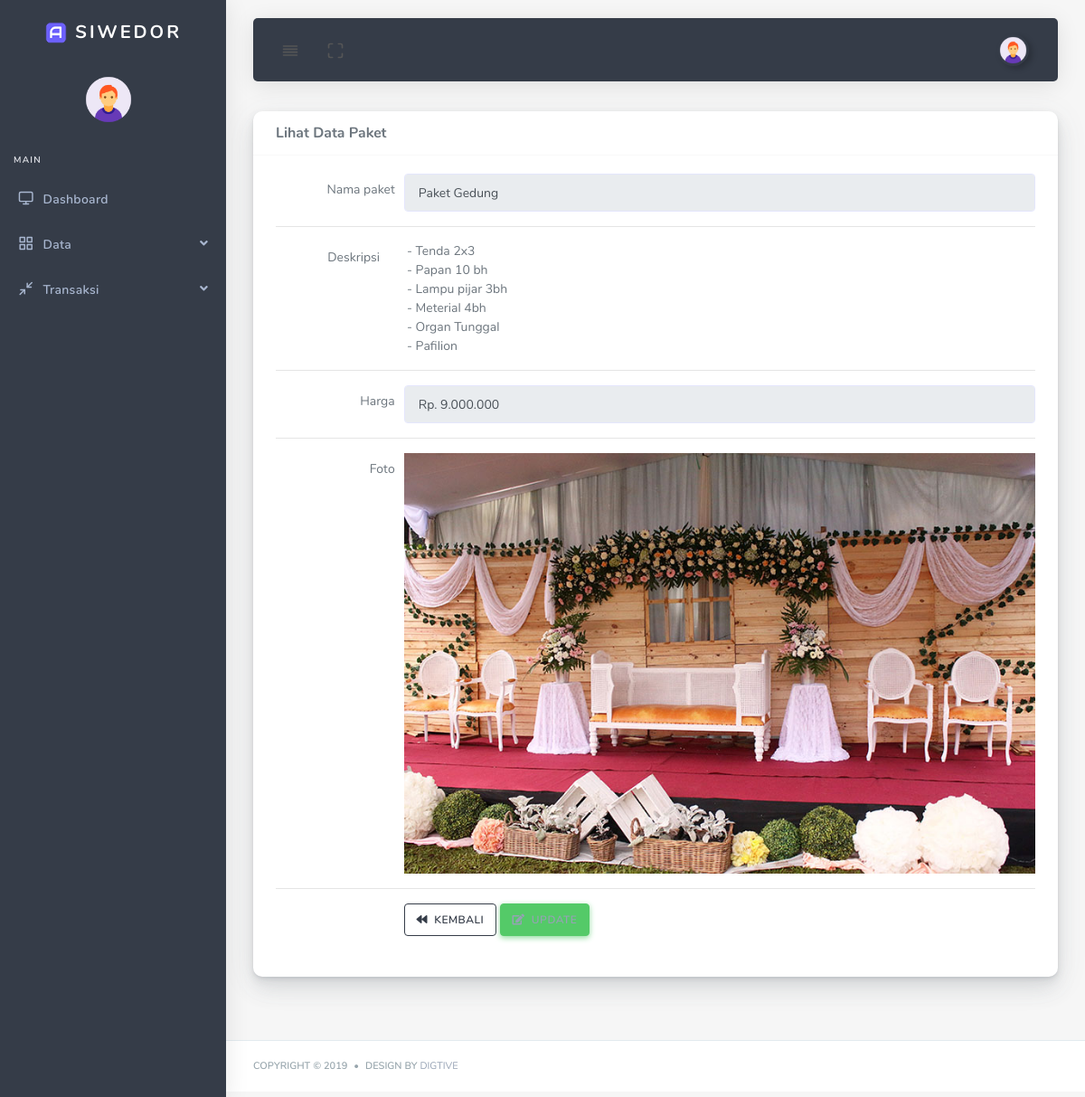
The page /admin/paket/lihat/2 on the database its author committed.
### tables this page shows
CREATE TABLE `tb_paket` (
  `paket_id` int(11) NOT NULL,
  `paket_nama` text NOT NULL,
  `paket_harga` bigint(20) NOT NULL,
  `paket_foto` text NOT NULL,
  `paket_deskripsi` text NOT NULL,
  `paket_dari` int(11) NOT NULL,
  `paket_date_created` datetime NOT NULL DEFAULT current_timestamp()
);

### application/controllers/backend/PaketController.php (called while the page is built, shortened)
<?php
class PaketController extends CI_Controller
{
	public function __construct()
	{
		$model = array('PaketModel','PaketModel','CrudModel');
		$helper = array('nominal');
		$this->load->model($model);
		$this->load->helper($helper);
	}
	public function lihat($id){
		$data = array(
			'title' => 'Lihat Data paket | Wedding Organizer',
			'page_title' => 'Lihat Data paket',
			'icon_title' => 'fa-product-hunt',
			'paket' => $this->PaketModel->lihat_satu_paket($id)
		);
		$this->load->view('backend/templates/header', $data);
		$this->load->view('backend/paket/lihat',$data);
		$this->load->view('backend/templates/footer');
	}
}

### index.php (called while the page is built, shortened)
<?php
require_once BASEPATH.'core/CodeIgniter.php';

### application/models/PaketModel.php (called while the page is built, shortened)
<?php
class PaketModel extends CI_Model {
	public function lihat_satu_paket($id){
		$this->db->select('*');
		$this->db->from('tb_paket');
		$this->db->join('tb_vendor','tb_vendor.vendor_id = tb_paket.paket_dari');
		$this->db->where('tb_paket.paket_id',$id);
		$query = $this->db->get();
		return $query->row_array();
	}
}

### application/helpers/nominal_helper.php (called while the page is built)
<?php  if ( ! defined('BASEPATH')) exit('No direct script access allowed');
if (!function_exists('nominal')) {
	function nominal($angka){
		$jd = number_format($angka, 0, ',', '.');
		return $jd;
	}
}

### application/views/backend/paket/lihat.php (the view)
<div class="card">
	<div class="card-header">
		<h4>Lihat Data Paket</h4>
	</div>
<div class="card-body">
	<?= form_open('admin/paket/update/'.$paket['paket_id'],array('enctype'=>'multipart/form-data')) ?>
	<div class="form-row">
		<label class="col-md-2 col-sm-3 col-form-label text-sm-right"
			   for="normal-input-1">Nama paket</label>
		<div class="col-md-10 col-sm-9">
			<input type="text" class="form-control" id="normal-input-1"
				   placeholder="Nama paket" name="nama" readonly value="<?=$paket['paket_nama']?>" autocomplete="off">
		</div>
	</div>
	<hr class="border-dashed my-8">
	<div class="row">
		<label class="col-md-2 col-sm-3 col-form-label text-sm-right"
			   for="text-area-1-1">Deskripsi</label>
		<div class="col-md-10 col-sm-9">
			<?php
                        $deskripsi= explode('-',$paket['paket_deskripsi']);
                        ?>
             <?php for ($i = 0; $i < count($deskripsi)-1 ; $i++) {
                        echo '-'.$deskripsi[$i+1].'<br>';
                    } ?>
		</div>
	</div>
	<hr class="border-dashed my-8">
	<div class="form-row">
		<label class="col-md-2 col-sm-3 col-form-label text-sm-right"
			   for="normal-input-1">Harga</label>
		<div class="col-md-10 col-sm-9">
			<input type="text" class="form-control" id="normal-input-1" name="harga"
				   placeholder="Harga" readonly value="Rp. <?=nominal($paket['paket_harga'])?>" autocomplete="off">
		</div>
	</div>
	<hr class="border-dashed my-8">
	<div class="form-row">
		<label class="col-md-2 col-sm-3 col-form-label text-sm-right"
			   for="file-field">Foto</label>
		<div class="col-md-10 col-sm-9">
			<img src="<?=base_url('assets/upload/images/paket/'.$paket['paket_foto'])?>" width="100%" alt="Foto">
		</div>
	</div>
	<hr class="border-dashed my-8">
	<div class="form-group form-row">
		<div class="col-xl-10 offset-xl-2">
			<a href="<?=base_url('admin/paket')?>" class="btn btn-outline-primary text-uppercase" name="update"><i class="fa fa-backward"></i> &nbsp;Kembali</a>
			<a href="<?=base_url('admin/paket/update/'.$paket['paket_id'])?>" class="btn btn-success text-uppercase" name="update"><i class="fa fa-edit"></i> &nbsp;Update
			</a>
		</div>
	</div>
	<?= form_close() ?>
</div>
</div>

### rows shown on the page
tb_paket: nama "Paket Gedung", paket_deskripsi "Tenda 2x3", paket_deskripsi "Papan 10 bh", paket_deskripsi "Lampu pijar 3bh", paket_deskripsi "Meterial 4bh", paket_deskripsi "Organ Tunggal", paket_deskripsi "Pafilion", harga "Rp. 9.000.000", paket_foto (picture)
